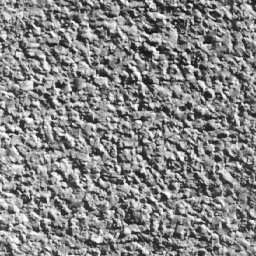
#> input picture A5/asn5-files/brodatztraining/trainingPatch-113229.png, 256 x 256 px; its folder holds only this picture in this run
$ jupyter execute --allow-errors asn5-q2.ipynb   (older library calls are emulated)
#> lines starting #> are read from the running program, lines starting #| are printed output that depends on the picture
# Step 1: Compute the texture descriptions for the training images.

For each training image, calculate a vector of GLCM features.  Which GLCM features and the set of displacements you choose to you use are up to you (note that displacements for `skimage.feature.graycomatrix()` need to be specified by distances and angles in radians rather than change in x and y directions).  Experiment to obtain the best possible classification rate.  Use conservative choices to begin with until everything is working, then come back and experiemnt.  As described in the Topic 10 lecture notes, use `skimage.feature.graycomatrix()` and `skimage.feature.graycoprops()` to calculate GLCM features.  You'll probably want to use `normed=True` with `graycomatrix`.  Your GLCM features should be stored as a 120-row array by m-element array, (m will depend on how many different features and displacements you used and whether or not you combine values for different displacements or not, e.g., by taking their mean).

_Hint: Pay close attention to the format of the return values of  `graycomatrix()` and `graycoprops()`._

Also, for each training image, calculate the rotationally invariant LBP features using `skiamge.feature.local_binary_pattern()`.  You can experiment with parameters `P` and `R` to get a good classification rate, but probably `P=8` and `R=1` are good enough.   For the `method` parameter, use `'uniform'` which gives you the LBP flavour we talked about in class.   Remember that `skiamge.feature.local_binary_pattern()` returns an "LBP Image", which is an image in which the pixel value is between 0 and 9, and corresponds to one of the ten possible pattern labels.  It's up to you to turn the "LBP Image" into a 10-bin histogram, which serves as the feature vector for that image (you can use `numpy.histogram` for this but again remember to specify `bins` and `range` parameters, and that it returns two things, and you only need the first one).

Addionally, calculate the LBP variance feature again using `skimage.feature.local_binary_pattern()` but use `method='var'` instead.  This is the VAR feature we saw in class.  Use the same P and R as before.  Build a 16-bin histogram of the resulting 'LBP-VAR' image; use `range=(0,7000)` with `numpy.hisotgram()` (this is not quite "correct", but it's good enough).  Concatenate these with the rotationally invariant LBP features so that you have a 26-element feature vector for each training image.   These should be stored as a 120-row, 26-column array.

You can do this all in one loop which builds both feature arrays.

[cell 1]
# Write your code here.

import skimage.feature as feat
import skimage.util as util
import glob
import skimage.io as io
import numpy as np
import os

trn_images = [os.path.basename(x) for x in glob.glob('brodatztraining/*.png')]
trn_images.sort()
trn_feats = []
lbp_trn = np.array([])
for i in range(0, len(trn_images)):
    B = util.img_as_ubyte(io.imread('brodatztraining/' + trn_images[i]))
#> B is the input picture: shape (256, 256); min 21, max 255, mean 133.1
    gclms = feat.greycomatrix(B, [1], [0, np.pi/4, np.pi/2, 3*np.pi/4], normed=True)
    # [6 lines of commented-out code are left out]
    trn_feats.append(feat.greycoprops(gclms, prop='energy'))
    #trn_feats.append(feat.greycoprops(gclms, prop='contrast'))
    lbp1 = feat.local_binary_pattern(B, 8, 1, method='uniform')
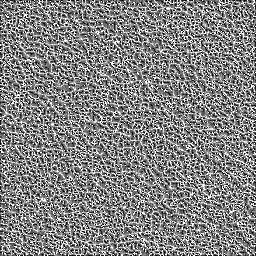
#> lbp1: shape (256, 256) float64; min 0, max 9, mean 4.63; drawn with min black and max white
    lbp2 = feat.local_binary_pattern(B, 8, 1, method='var')
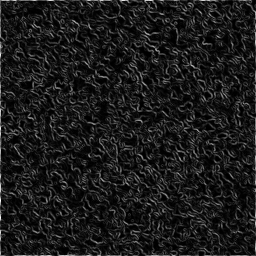
#> lbp2: shape (256, 256) float64; min 0.292, max 9238.7, mean 991.8; drawn with min black and max white
    lbp3 = np.concatenate((lbp1, lbp2))
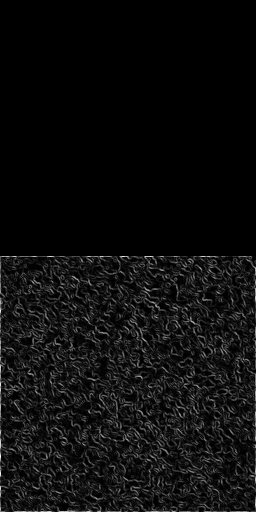
#> lbp3: shape (512, 256) float64; min 0, max 9238.7, mean 498.2; drawn with min black and max white
    hist, other_stuff = np.histogram(lbp1, bins=26, range=(0, 7000))
#> hist = 26 values, max 65536 at index 0, min 0 at index 1, mean 2520.6; other_stuff = 27 values from 0 to 7000
    lbp_trn = np.concatenate((lbp_trn,hist))
#> lbp_trn has the same summary as hist
    #lbp3 = np.concatenate(lbp1,lbp2)
    #lbp_trn.append(lbp3)
#print(trn_feats.shape)
trn_feats = np.transpose(np.asarray(trn_feats), (0,2,1))[:,:,0]
#> trn_feats = [[0.022, 0.0203, 0.0212, 0.0175]]
#print(trn_feats.shape)
lbp_trn = lbp_trn.reshape(-1, 1)

# Step 2: Compute Test Image Features

Compute the exact same features as you did in step 1 for each of the test images.  Store them in the same way (these arrays will just have more rows, specifically 320 rows, one for each testing sample).

[cell 2]
# Write your code here.
tst_images = [os.path.basename(x) for x in glob.glob('brodatztesting/*.png')]
tst_images.sort()
tst_feats = []
lbp_tst = np.array([])
for i in range(0, len(tst_images)):
    B = util.img_as_ubyte(io.imread('brodatztesting/' + tst_images[i]))
    gclms = feat.greycomatrix(B, [1], [0, np.pi/4, np.pi/2, 3*np.pi/4], normed=True)
    # [6 lines of commented-out code are left out]
    tst_feats.append(feat.greycoprops(gclms, prop='energy'))
    lbp1 = feat.local_binary_pattern(B, 8, 1, method='uniform')
    lbp2 = feat.local_binary_pattern(B, 8, 1, method='var')
    lbp3 = np.vstack((lbp1, lbp2)).T
    hist, other_stuff = np.histogram(lbp1, bins=26, range=(0, 7000))
    lbp_tst = np.concatenate((lbp_tst, hist))
#> (the rest of this cell did not finish here and is left out)

# Step 3: Generate Label Arrays for the Training and Testing Data

Use labels 1 for the first class, label 2 for the second class, etc.   This should be easy to do since the filenames are ordered in blocks of 15 or 40 images of each class for training and testing respectively.

[cell 3]
# Write your code for step 3 here.

trn_labels = np.zeros(len(trn_images))
clazz = 1
for i in range(0,len(trn_images)):
    if (i%15 == 0):
        clazz += 1
    trn_labels[i] = clazz

tst_labels = np.zeros(len(tst_images))
clazz = 1
for i in range(0,len(tst_images)):
    if (i%40 == 0):
        clazz += 1
    tst_labels[i] = clazz

# Step 4:  Train an KNN classifier.

Train an KNN  classifier using your GLCM features.  Train another one using your LBP features.

[cell 4]
import sklearn.neighbors as knn

# Write your code here. This should be quite short.

import sklearn.neighbors as neighbors
neighbs = 3
knn = neighbors.KNeighborsClassifier(n_neighbors=neighbs)
lnn = neighbors.KNeighborsClassifier(n_neighbors=neighbs)
#print("trn_feats: ", trn_feats.shape,"trn_labels: ", trn_labels.shape)
knn.fit(trn_feats, trn_labels)
lnn.fit(trn_feats, trn_labels)

# Step 4:  Predict the classes of the test images

Predict the classes of the test images using both classifiers.

#> (a cell that did not finish here is left out)

# Step 6:  Display Results

Display results as in the final step of Question 1.  For each classifier display the image filenames that were incorrectly classified, the confisuion matrix, and the classification rate.

[cell 6]
# Write your code here.
confusion = np.zeros((clazz,clazz))
for i in range(0, len(tst_labels)):
    lt = int(tst_labels[i])
    l = int(predict_labels[i])
    confusion[lt-1, l-1] += 1

print("Confusion Matrix for graycomatrix\n", confusion)

print("Classification rate for graycomatrix: ", np.trace(confusion)/np.sum(confusion) * 100)

confusion = np.zeros((clazz,clazz))
for i in range(0, len(tst_labels)):
    lt = int(tst_labels[i])
    l = int(lpredict_labels[i])
    confusion[lt-1, l-1] += 1

print("Confusion Matrix for local binary pattern\n", confusion)

print("Classification rate for local binary pattern: ", np.trace(confusion)/np.sum(confusion) * 100)

$ run again, on A5/asn5-files/brodatztraining/trainingPatch-134819.png
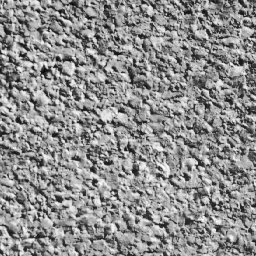
#> input picture A5/asn5-files/brodatztraining/trainingPatch-134819.png, 256 x 256 px
#> B is the input picture: shape (256, 256); min 0, max 255, mean 142.4
#> `lbp2 = feat.local_binary_pattern(B, 8, 1, method='var')`:
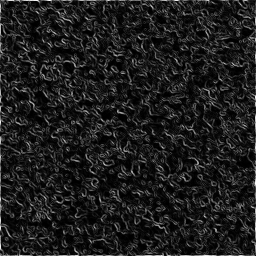
#> lbp2: shape (256, 256) float64; min 1.07, max 8160, mean 954.6; drawn with min black and max white
#> `lbp3 = np.concatenate((lbp1, lbp2))`:
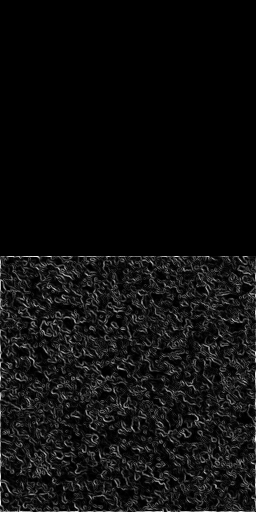
#> lbp3: shape (512, 256) float64; min 0, max 8160, mean 479.7; drawn with min black and max white
#> hist = 26 values, max 65536 at index 0, min 0 at index 1, mean 2520.6; other_stuff = 27 values from 0 to 7000
#> lbp_trn has the same summary as hist
#> trn_feats = [[0.0205, 0.0193, 0.0202, 0.0173]]

$ run again, on A5/asn5-files/brodatztraining/trainingPatch-138247.png
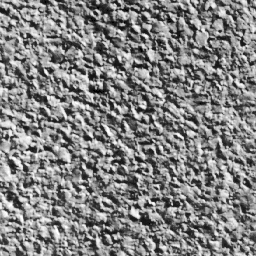
#> input picture A5/asn5-files/brodatztraining/trainingPatch-138247.png, 256 x 256 px
#> B is the input picture: shape (256, 256); min 0, max 255, mean 130.7
#> `lbp2 = feat.local_binary_pattern(B, 8, 1, method='var')`:
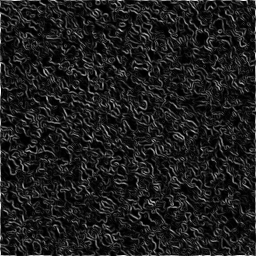
#> lbp2: shape (256, 256) float64; min 0.527, max 8980.1, mean 1063.4; drawn with min black and max white
#> `lbp3 = np.concatenate((lbp1, lbp2))`:
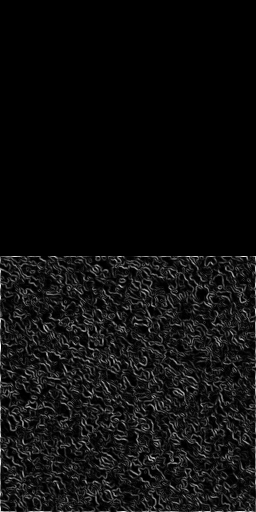
#> lbp3: shape (512, 256) float64; min 0, max 8980.1, mean 534; drawn with min black and max white
#> hist = 26 values, max 65536 at index 0, min 0 at index 1, mean 2520.6; other_stuff = 27 values from 0 to 7000
#> lbp_trn has the same summary as hist
#> trn_feats = [[0.0215, 0.0201, 0.0207, 0.017]]

$ run again, on A5/asn5-files/brodatztraining/trainingPatch-149214.png
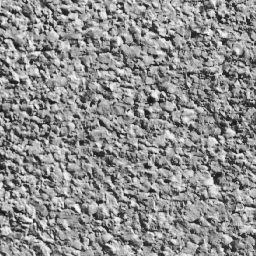
#> input picture A5/asn5-files/brodatztraining/trainingPatch-149214.png, 256 x 256 px
#> B is the input picture: shape (256, 256); min 21, max 255, mean 142.3
#> `lbp2 = feat.local_binary_pattern(B, 8, 1, method='var')`:
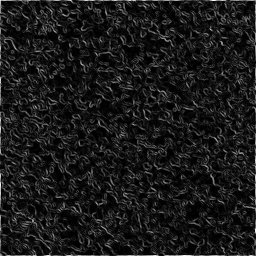
#> lbp2: shape (256, 256) float64; min 0.0242, max 8784.3, mean 895.4; drawn with min black and max white
#> `lbp3 = np.concatenate((lbp1, lbp2))`:
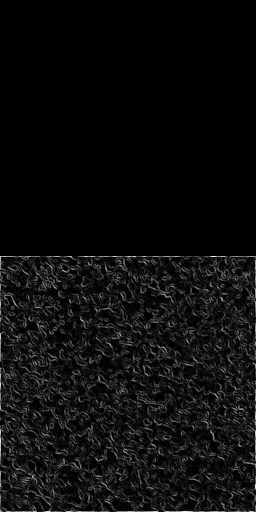
#> lbp3: shape (512, 256) float64; min 0, max 8784.3, mean 450.1; drawn with min black and max white
#> hist = 26 values, max 65536 at index 0, min 0 at index 1, mean 2520.6; other_stuff = 27 values from 0 to 7000
#> lbp_trn has the same summary as hist
#> trn_feats = [[0.021, 0.0197, 0.0206, 0.0176]]

$ run again, on A5/asn5-files/brodatztraining/trainingPatch-114754.png
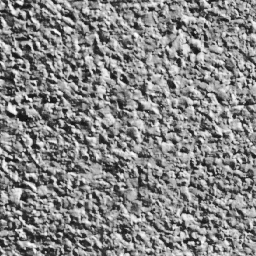
#> input picture A5/asn5-files/brodatztraining/trainingPatch-114754.png, 256 x 256 px
#> B is the input picture: shape (256, 256); min 0, max 255, mean 133.7
#> `lbp2 = feat.local_binary_pattern(B, 8, 1, method='var')`:
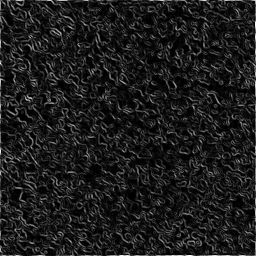
#> lbp2: shape (256, 256) float64; min 0.136, max 8912.6, mean 1006.5; drawn with min black and max white
#> `lbp3 = np.concatenate((lbp1, lbp2))`:
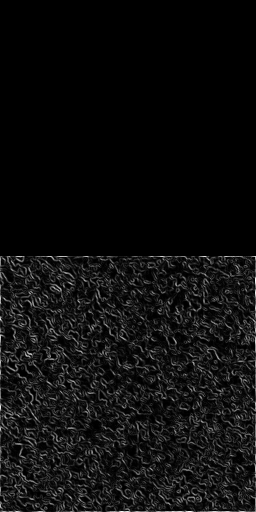
#> lbp3: shape (512, 256) float64; min 0, max 8912.6, mean 505.6; drawn with min black and max white
#> hist = 26 values, max 65536 at index 0, min 0 at index 1, mean 2520.6; other_stuff = 27 values from 0 to 7000
#> lbp_trn has the same summary as hist
#> trn_feats = [[0.0212, 0.0198, 0.0205, 0.0171]]
